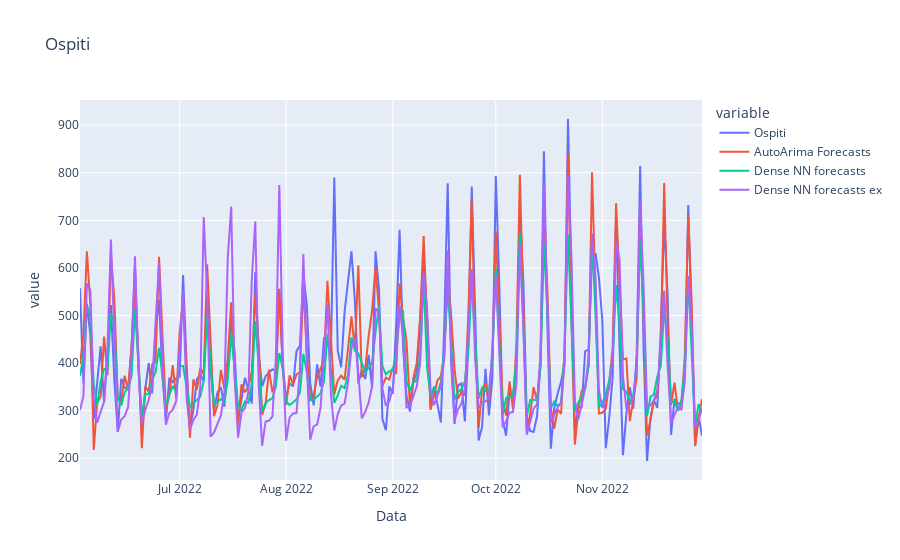

Here is the notebook cell this chart was saved with:
### Code cell
# plot the results with plotly express
fig = px.line(df, title='Ospiti')
fig.show()

### Figure 1 — Plotly figure (JSON) as saved in the notebook; plotly's stock layout.template omitted (floating-point values rounded to 4 significant figures; data arrays with more than 128 entries replaced by an {"elided": "..."} marker saying what was removed)
{"data": [{"hovertemplate": "variable=Ospiti<br>Data=%{x}<br>value=%{y}<extra></extra>", "legendgroup": "Ospiti", "line": {"color": "#636efa", "dash": "solid"}, "marker": {"symbol": "circle"}, "mode": "lines", "name": "Ospiti", "orientation": "v", "showlegend": true, "type": "scatter", "x": {"elided": "182 str values"}, "xaxis": "x", "y": {"elided": "182 float values"}, "yaxis": "y"}, {"hovertemplate": "variable=AutoArima Forecasts<br>Data=%{x}<br>value=%{y}<extra></extra>", "legendgroup": "AutoArima Forecasts", "line": {"color": "#EF553B", "dash": "solid"}, "marker": {"symbol": "circle"}, "mode": "lines", "name": "AutoArima Forecasts", "orientation": "v", "showlegend": true, "type": "scatter", "x": {"elided": "182 str values"}, "xaxis": "x", "y": {"elided": "182 float values"}, "yaxis": "y"}, {"hovertemplate": "variable=Dense NN forecasts<br>Data=%{x}<br>value=%{y}<extra></extra>", "legendgroup": "Dense NN forecasts", "line": {"color": "#00cc96", "dash": "solid"}, "marker": {"symbol": "circle"}, "mode": "lines", "name": "Dense NN forecasts", "orientation": "v", "showlegend": true, "type": "scatter", "x": {"elided": "182 str values"}, "xaxis": "x", "y": {"elided": "182 float values"}, "yaxis": "y"}, {"hovertemplate": "variable=Dense NN forecasts ex<br>Data=%{x}<br>value=%{y}<extra></extra>", "legendgroup": "Dense NN forecasts ex", "line": {"color": "#ab63fa", "dash": "solid"}, "marker": {"symbol": "circle"}, "mode": "lines", "name": "Dense NN forecasts ex", "orientation": "v", "showlegend": true, "type": "scatter", "x": {"elided": "182 str values"}, "xaxis": "x", "y": {"elided": "182 float values"}, "yaxis": "y"}], "layout": {"legend": {"title": {"text": "variable"}, "tracegroupgap": 0}, "title": {"text": "Ospiti"}, "xaxis": {"anchor": "y", "domain": [0, 1], "title": {"text": "Data"}}, "yaxis": {"anchor": "x", "domain": [0, 1], "title": {"text": "value"}}}}
